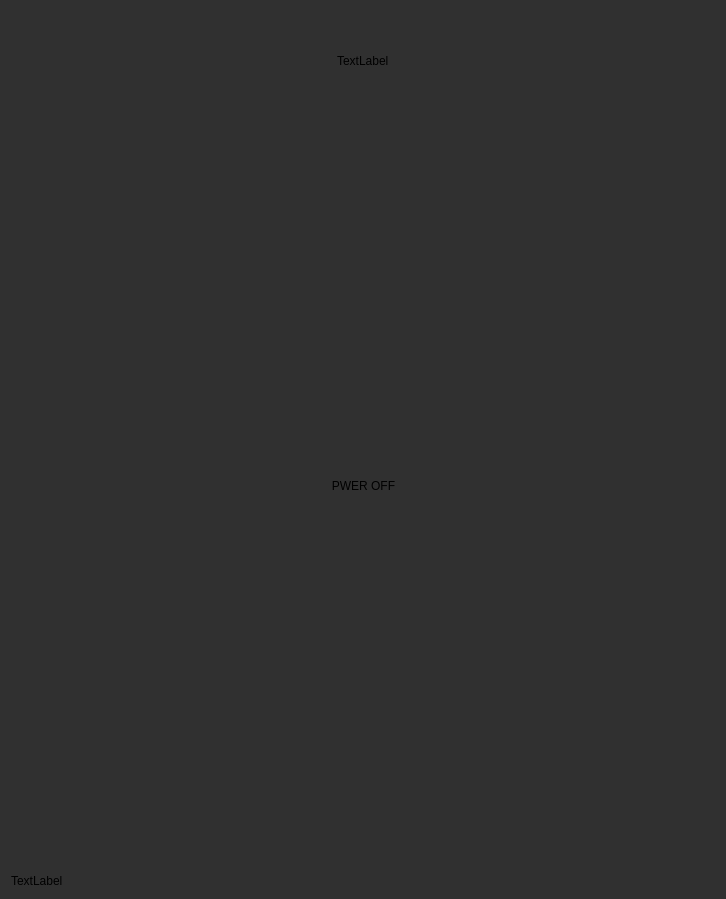
<?xml version="1.0" encoding="UTF-8"?>
<ui version="4.0">
 <class>RemoteControlClientGui</class>
 <widget class="QMainWindow" name="RemoteControlClientGui">
  <property name="geometry">
   <rect>
    <x>0</x>
    <y>0</y>
    <width>726</width>
    <height>899</height>
   </rect>
  </property>
  <property name="windowTitle">
   <string>RemoteControlClientGui</string>
  </property>
  <property name="styleSheet">
   <string notr="true">QWidget#RemoteControlClientGui
{
background-color: #303030;
}</string>
  </property>
  <widget class="QWidget" name="centralWidget">
   <property name="styleSheet">
    <string notr="true">QWidget#centralWidget
{
background-color: #303030;
}</string>
   </property>
   <layout class="QVBoxLayout" name="verticalLayout">
    <item>
     <spacer name="topSpace">
      <property name="orientation">
       <enum>Qt::Vertical</enum>
      </property>
      <property name="sizeType">
       <enum>QSizePolicy::Fixed</enum>
      </property>
      <property name="sizeHint" stdset="0">
       <size>
        <width>20</width>
        <height>40</height>
       </size>
      </property>
     </spacer>
    </item>
    <item>
     <layout class="QHBoxLayout" name="horizontalLayout_2">
      <item>
       <spacer name="horizontalSpacer_2">
        <property name="orientation">
         <enum>Qt::Horizontal</enum>
        </property>
        <property name="sizeHint" stdset="0">
         <size>
          <width>40</width>
          <height>20</height>
         </size>
        </property>
       </spacer>
      </item>
      <item>
       <widget class="QLabel" name="label">
        <property name="styleSheet">
         <string notr="true">QLabel#label
{
background:transparent;
}</string>
        </property>
        <property name="text">
         <string>TextLabel</string>
        </property>
       </widget>
      </item>
      <item>
       <spacer name="horizontalSpacer">
        <property name="orientation">
         <enum>Qt::Horizontal</enum>
        </property>
        <property name="sizeHint" stdset="0">
         <size>
          <width>40</width>
          <height>20</height>
         </size>
        </property>
       </spacer>
      </item>
     </layout>
    </item>
    <item>
     <spacer name="verticalSpacer">
      <property name="orientation">
       <enum>Qt::Vertical</enum>
      </property>
      <property name="sizeHint" stdset="0">
       <size>
        <width>20</width>
        <height>40</height>
       </size>
      </property>
     </spacer>
    </item>
    <item>
     <layout class="QVBoxLayout" name="verticalLayout_2">
      <property name="topMargin">
       <number>0</number>
      </property>
      <item>
       <layout class="QHBoxLayout" name="horizontalLayout_3">
        <item>
         <spacer name="horizontalSpacer_5">
          <property name="orientation">
           <enum>Qt::Horizontal</enum>
          </property>
          <property name="sizeHint" stdset="0">
           <size>
            <width>40</width>
            <height>20</height>
           </size>
          </property>
         </spacer>
        </item>
        <item>
         <widget class="QLabel" name="pcName">
          <property name="styleSheet">
           <string notr="true">QLabel#pcName
{
background:transparent;
color:#f0f0f0;
}</string>
          </property>
          <property name="text">
           <string/>
          </property>
         </widget>
        </item>
        <item>
         <spacer name="horizontalSpacer_6">
          <property name="orientation">
           <enum>Qt::Horizontal</enum>
          </property>
          <property name="sizeHint" stdset="0">
           <size>
            <width>40</width>
            <height>20</height>
           </size>
          </property>
         </spacer>
        </item>
       </layout>
      </item>
      <item>
       <layout class="QHBoxLayout" name="horizontalLayout">
        <item>
         <spacer name="horizontalSpacer_3">
          <property name="orientation">
           <enum>Qt::Horizontal</enum>
          </property>
          <property name="sizeHint" stdset="0">
           <size>
            <width>40</width>
            <height>20</height>
           </size>
          </property>
         </spacer>
        </item>
        <item>
         <widget class="QToolButton" name="toolButton">
          <property name="styleSheet">
           <string notr="true">QToolButton
{
border:none;
border-image:url(:/power_off.png);
}
QToolButton:pressed
{
border:none;
border-image:url(:/power_off_press.png);
}</string>
          </property>
          <property name="text">
           <string>PWER OFF</string>
          </property>
         </widget>
        </item>
        <item>
         <spacer name="horizontalSpacer_4">
          <property name="orientation">
           <enum>Qt::Horizontal</enum>
          </property>
          <property name="sizeHint" stdset="0">
           <size>
            <width>40</width>
            <height>20</height>
           </size>
          </property>
         </spacer>
        </item>
       </layout>
      </item>
     </layout>
    </item>
    <item>
     <spacer name="bottomSpace">
      <property name="orientation">
       <enum>Qt::Vertical</enum>
      </property>
      <property name="sizeHint" stdset="0">
       <size>
        <width>20</width>
        <height>40</height>
       </size>
      </property>
     </spacer>
    </item>
    <item>
     <widget class="QLabel" name="debuger">
      <property name="text">
       <string>TextLabel</string>
      </property>
     </widget>
    </item>
   </layout>
  </widget>
 </widget>
 <layoutdefault spacing="6" margin="11"/>
 <resources/>
 <connections/>
</ui>
